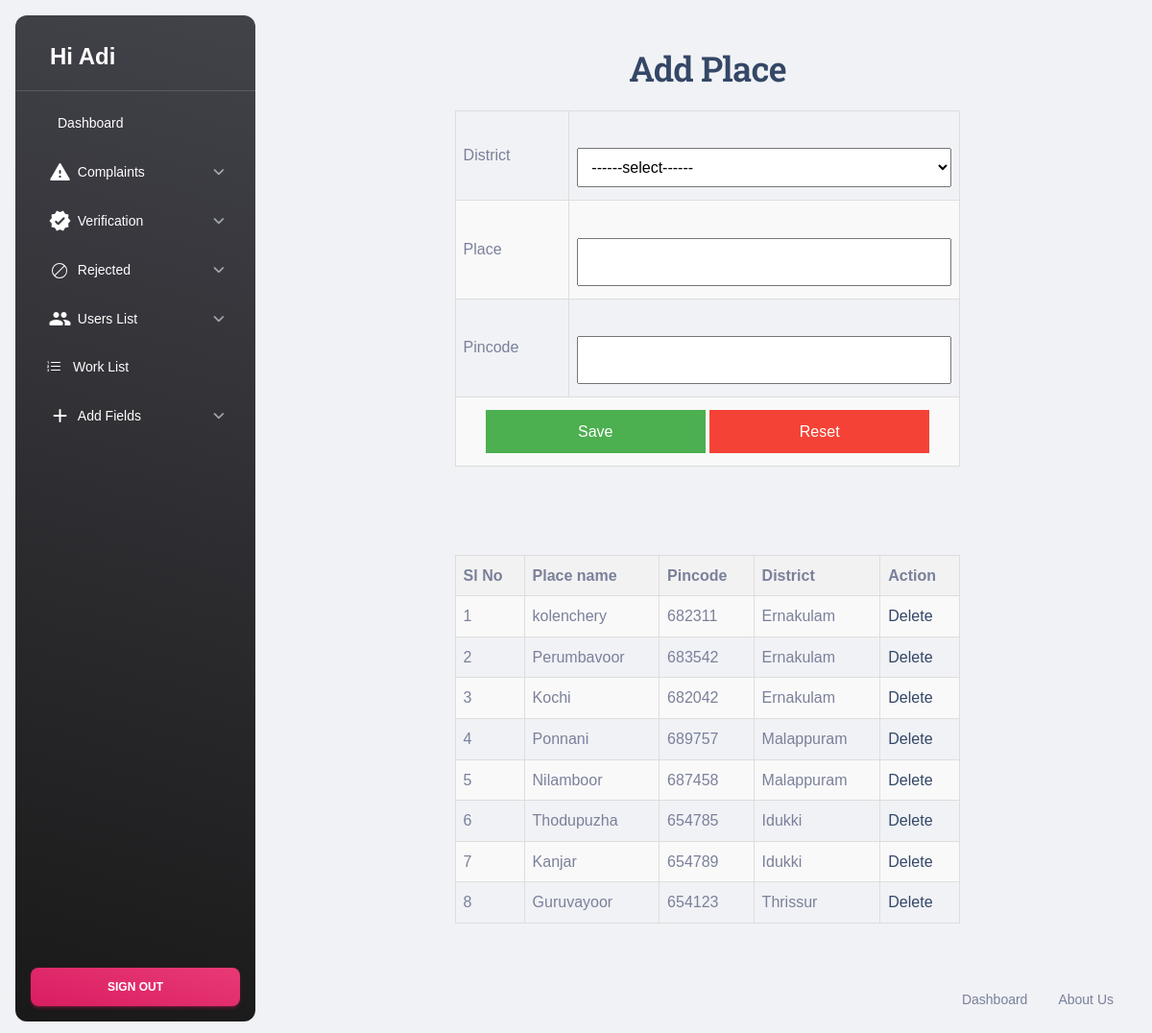
Page /Admin/Place.php (signed in) on the earlier database version.
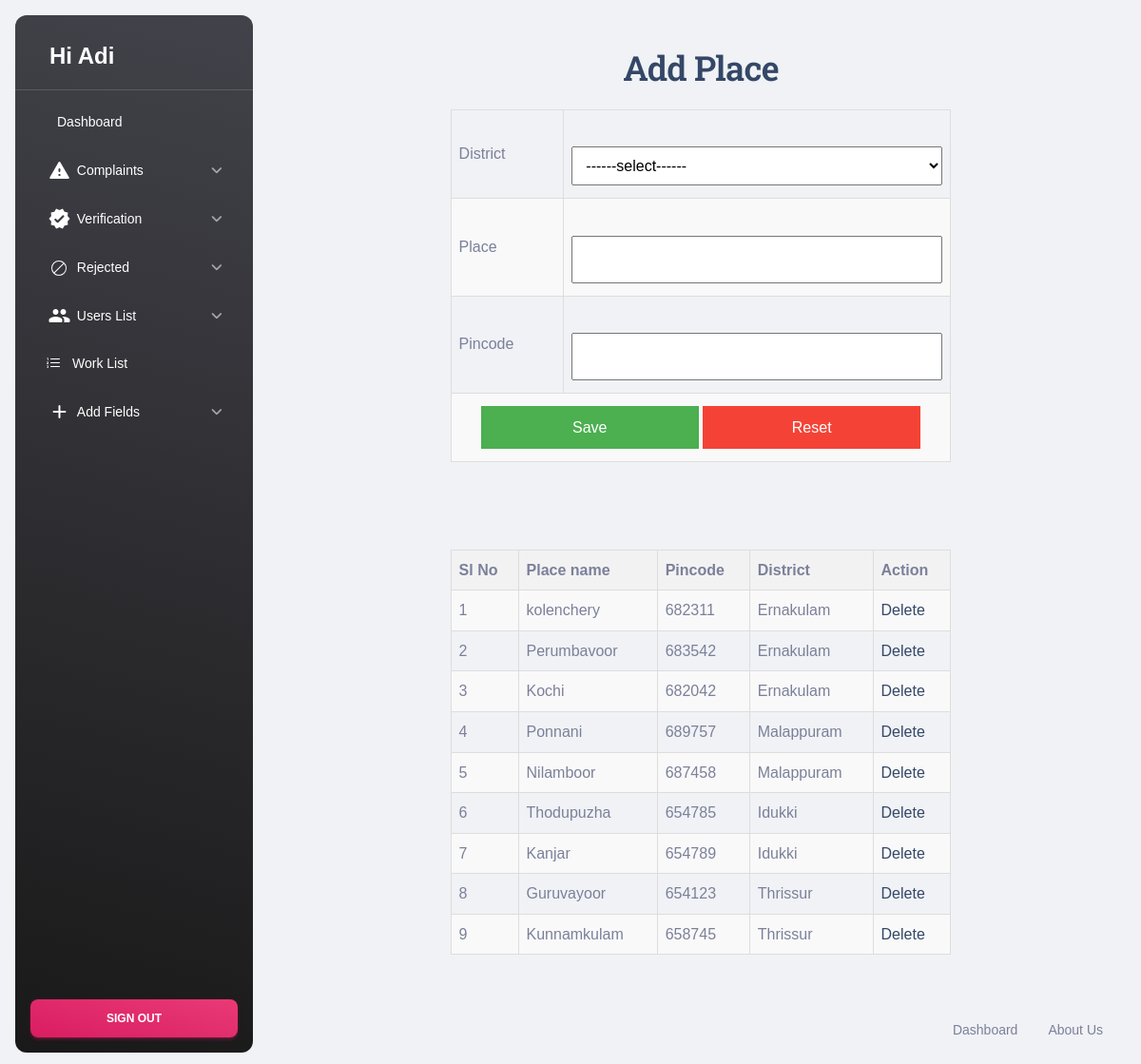
Same page on the later database version.
### tables this page shows
CREATE TABLE `tbl_place` (
  `place_id` int(11) NOT NULL,
  `place_name` varchar(50) NOT NULL,
  `place_pincode` int(11) NOT NULL,
  `district_id` int(11) NOT NULL
);

CREATE TABLE `tbl_district` (
  `district_id` int(11) NOT NULL,
  `district_name` varchar(50) NOT NULL
);

### Admin/Place.php (the view, shortened to what this page needs)
<?php
include('Header.php');
?>
<!DOCTYPE html PUBLIC "-//W3C//DTD XHTML 1.0 Transitional//EN" "http://www.w3.org/TR/xhtml1/DTD/xhtml1-transitional.dtd">
<html xmlns="http://www.w3.org/1999/xhtml">
<head>
</head>
<body>
  <form id="form1" name="form1" method="post" action="">
    <h2 align="center">Add Place</h2>
    <table>
      <tr>
        <td>District</td>
        <td>
          <select name="seldistrict" id="seldistrict">
            <option value="select">------select------</option>
          </select>
        </td>
      </tr>
      <tr>
        <td>Place</td>
        <td>
          <input type="text" name="txt_place" id="txt_place" />
        </td>
      </tr>
      <tr>
        <td>Pincode</td>
        <td>
          <input type="text" name="txt_pincode" id="txt_pincode" />
        </td>
      </tr>
      <tr>
        <td colspan="2" class="center">
          <input type="submit" name="btn_save" id="btn_save" value="Save" />
          <input type="reset" name="btn_cancel" id="btn_cancel" value="Reset" />
        </td>
      </tr>
    </table>
    <br><br>
    <table>
      <tr>
        <th>Sl No</th>
        <th>Place name</th>
        <th>Pincode</th>
        <th>District</th>
        <th>Action</th>
      </tr>
      <?php
      $selqry = "select * from tbl_place p inner join tbl_district d on p.district_id=d.district_id";
      $place = $con->query($selqry);
      $i = 0;
      while ($data = $place->fetch_assoc()) {
        $i++;
      ?>
        <tr>
          <td><?php echo $i ?></td>
          <td><?php echo $data['place_name'] ?></td>
          <td><?php echo $data['place_pincode'] ?></td>
          <td><?php echo $data['district_name'] ?></td>
          <td><a href="Place.php?did=<?php echo $data['place_id']; ?>">Delete</a></td>
        </tr>
      <?php
      }
      ?>
    </table>
  </form>
</body>
<?php
include('Footer.php');
?>
</html>

Differences in the rows shown:
added tbl_place: place_name "Kunnamkulam", place_pincode "658745", district.district_name "Thrissur"
